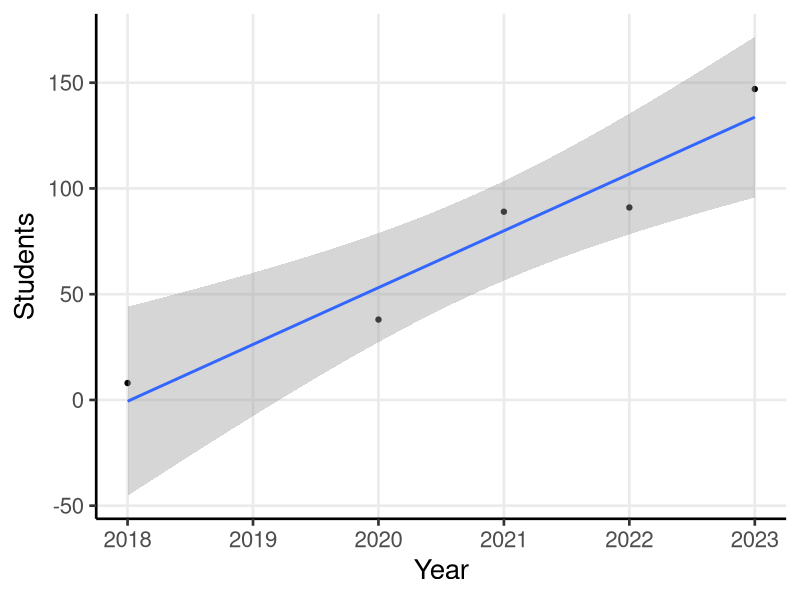

Recreate this plot in R.
## ---- chunk 1
#| echo: true
my_vector <- c(49, 31, 24, 35, 71, 7, 36, 23, 67, 37)
## ---- chunk 2
#| echo: true
Vector <- R6::R6Class("Vector",
  public = list(
    data = NULL,
    initialize = function(data) {
      if (!is.numeric(data)) {
        stop("Data should be numeric.")
      }
      self$data <- data
    },
    mean = function() {
      return(sum(self$data) / length(self$data))
    }
  )
)
numbers <- Vector$new(my_vector)
print(numbers$mean())
## ---- chunk 3
#| echo: true
my_vector <- c(49, 31, 24, 35, 71, 7, 36, 23, 67, 37)
## ---- chunk 4
#| echo: true
my_sum <- 0
for( i in 1:length(my_vector) ){
  my_sum <- my_sum + my_vector[i]
}
my_mean <- my_sum / length(my_vector)
print(my_mean)
## ---- chunk 5
#| echo: true
my_vector <- c(49, 31, 24, 35, 71, 7, 36, 23, 67, 37)
## ---- chunk 6
#| echo: true
my_mean <- mean(my_vector)
print(my_mean)
## ---- chunk 7
#| echo: true
sd(my_vector)
## ---- chunk 8
#| echo: true
median(my_vector)
## ---- chunk 9
#| echo: true
sample(my_vector)
## ---- chunk 10
#| echo: true
sample(my_vector, replace = TRUE)
## ---- chunk 11
#| echo: false
#| message: false
#| warning: false
#| fig-align: center
#| fig-width: 10
#| fig-height: 8
library("tidyverse")
library("broom")
d <- tibble(
  Year = c(2018, 2020, 2021, 2022, 2023),
  Students = c(8, 38, 89, 91, 147)
)

d |> 
  ggplot(aes(x = Year,
             y = Students)) +
  geom_point() +
  geom_smooth(method = "lm") +
  scale_x_continuous(breaks = 2018:2023) +
  theme_classic(base_size = 20) +
  theme(panel.grid.major = element_line())
